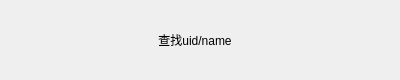
<?xml version="1.0" encoding="UTF-8"?>
<ui version="4.0">
 <class>AddUserItem</class>
 <widget class="QWidget" name="AddUserItem">
  <property name="geometry">
   <rect>
    <x>0</x>
    <y>0</y>
    <width>400</width>
    <height>80</height>
   </rect>
  </property>
  <property name="minimumSize">
   <size>
    <width>0</width>
    <height>0</height>
   </size>
  </property>
  <property name="maximumSize">
   <size>
    <width>16777215</width>
    <height>16777215</height>
   </size>
  </property>
  <property name="windowTitle">
   <string>Form</string>
  </property>
  <layout class="QHBoxLayout" name="horizontalLayout">
   <property name="spacing">
    <number>0</number>
   </property>
   <property name="leftMargin">
    <number>0</number>
   </property>
   <property name="topMargin">
    <number>0</number>
   </property>
   <property name="rightMargin">
    <number>0</number>
   </property>
   <property name="bottomMargin">
    <number>0</number>
   </property>
   <item>
    <widget class="QLabel" name="add_tip">
     <property name="sizePolicy">
      <sizepolicy hsizetype="Preferred" vsizetype="Preferred">
       <horstretch>0</horstretch>
       <verstretch>0</verstretch>
      </sizepolicy>
     </property>
     <property name="minimumSize">
      <size>
       <width>40</width>
       <height>50</height>
      </size>
     </property>
     <property name="maximumSize">
      <size>
       <width>40</width>
       <height>50</height>
      </size>
     </property>
     <property name="text">
      <string/>
     </property>
    </widget>
   </item>
   <item>
    <widget class="QLabel" name="message_tip">
     <property name="minimumSize">
      <size>
       <width>0</width>
       <height>80</height>
      </size>
     </property>
     <property name="maximumSize">
      <size>
       <width>16777215</width>
       <height>80</height>
      </size>
     </property>
     <property name="text">
      <string>查找uid/name</string>
     </property>
     <property name="alignment">
      <set>Qt::AlignCenter</set>
     </property>
    </widget>
   </item>
   <item>
    <widget class="QLabel" name="right_tip">
     <property name="minimumSize">
      <size>
       <width>50</width>
       <height>50</height>
      </size>
     </property>
     <property name="maximumSize">
      <size>
       <width>50</width>
       <height>50</height>
      </size>
     </property>
     <property name="text">
      <string/>
     </property>
    </widget>
   </item>
  </layout>
 </widget>
 <resources/>
 <connections/>
</ui>
